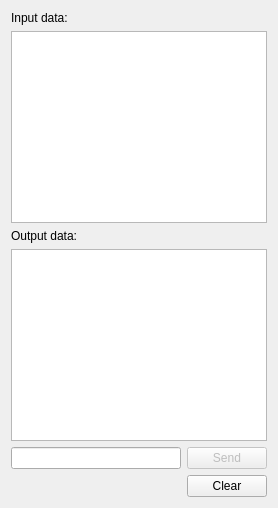
      <widget class="QWidget" name="TabDebug">
       <attribute name="title">
        <string>Debug</string>
       </attribute>
       <layout class="QVBoxLayout" name="verticalLayout">
        <item>
         <widget class="QLabel" name="label_15">
          <property name="text">
           <string>Input data:</string>
          </property>
         </widget>
        </item>
        <item>
         <widget class="QTextEdit" name="LowlevelInput">
          <property name="undoRedoEnabled">
           <bool>false</bool>
          </property>
          <property name="readOnly">
           <bool>true</bool>
          </property>
          <property name="acceptRichText">
           <bool>false</bool>
          </property>
         </widget>
        </item>
        <item>
         <widget class="QLabel" name="label_16">
          <property name="text">
           <string>Output data:</string>
          </property>
         </widget>
        </item>
        <item>
         <widget class="QTextEdit" name="LowlevelOutput">
          <property name="undoRedoEnabled">
           <bool>false</bool>
          </property>
          <property name="readOnly">
           <bool>true</bool>
          </property>
          <property name="acceptRichText">
           <bool>false</bool>
          </property>
         </widget>
        </item>
        <item>
         <layout class="QHBoxLayout" name="horizontalLayout">
          <item>
           <widget class="QLineEdit" name="LowSendData">
            <property name="sizePolicy">
             <sizepolicy hsizetype="Expanding" vsizetype="Fixed">
              <horstretch>1</horstretch>
              <verstretch>0</verstretch>
             </sizepolicy>
            </property>
           </widget>
          </item>
          <item>
           <widget class="QPushButton" name="LowSend">
            <property name="enabled">
             <bool>false</bool>
            </property>
            <property name="text">
             <string>Send</string>
            </property>
           </widget>
          </item>
         </layout>
        </item>
        <item>
         <layout class="QHBoxLayout" name="horizontalLayout_8">
          <item>
           <spacer name="horizontalSpacer_3">
            <property name="orientation">
             <enum>Qt::Horizontal</enum>
            </property>
            <property name="sizeHint" stdset="0">
             <size>
              <width>40</width>
              <height>20</height>
             </size>
            </property>
           </spacer>
          </item>
          <item>
           <widget class="QPushButton" name="pushButton_4">
            <property name="text">
             <string>Clear</string>
            </property>
           </widget>
          </item>
         </layout>
        </item>
       </layout>
      </widget>
